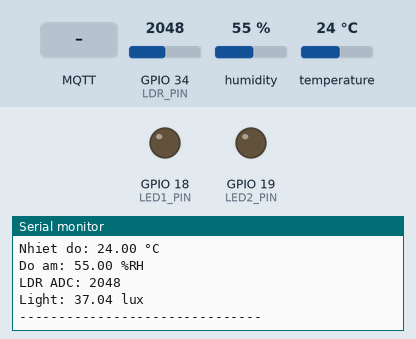
Recording of a sketch running on a simulated ESP32. On the bench: output pins drawn as LEDs (lit = HIGH), the last lines printed to the serial monitor. Inputs (shaded band) come from the test bench; at power-on: GPIO 34 (LDR_PIN) = 2048, humidity 55 %, temperature 24 °C. WiFi joins after 1.5 s; servers stay silent unless stated; no MQTT or app messages arrive unless stated.

Above: at 2.7 s.
2.8 s: MQTT message "LED1" arrives on the first subscribed topic
At 3.9 s:
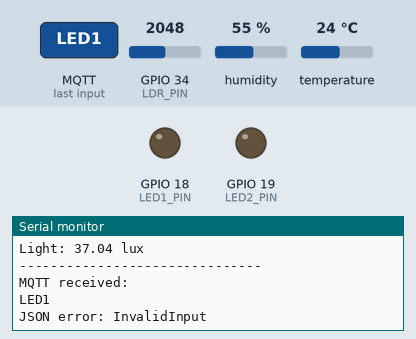
4.3 s: MQTT message "ON" arrives on the first subscribed topic
At 5.1 s:
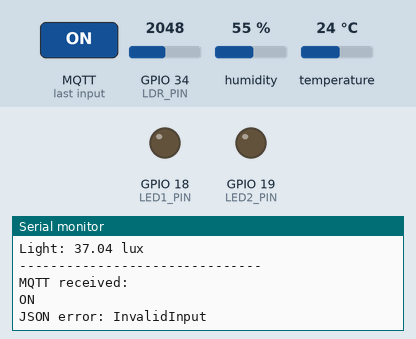
5.8 s: MQTT message "OFF" arrives on the first subscribed topic
At 6.02 s:
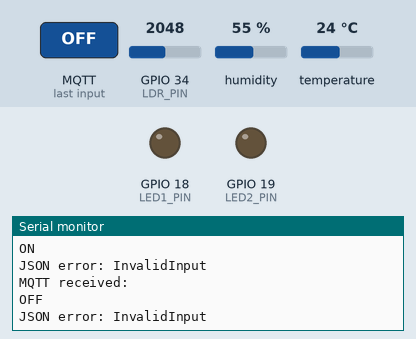

The sketch:

DemoB2.ino
```cpp
#include <WiFi.h>
#include <PubSubClient.h>
#include <ArduinoJson.h>
#include "DHT.h"

// ================= WIFI =================

const char* WIFI_SSID = "Quanh";
const char* WIFI_PASSWORD = "88888888";

// ================= MQTT =================

const char* MQTT_SERVER = "172.30.17.79";
const int MQTT_PORT = 1325;

const char* MQTT_USER = "iot";
const char* MQTT_PASSWORD = "123456";

const char* TOPIC_SENSOR = "iot/sensor/data";
const char* TOPIC_COMMAND = "iot/device/command";
const char* TOPIC_STATUS = "iot/device/status";

WiFiClient espClient;
PubSubClient client(espClient);

// ================= HARDWARE =================

#define DHT_PIN 4
#define DHT_TYPE DHT11

const int LDR_PIN = 34;
const int LED1_PIN = 18;
const int LED2_PIN = 19;

DHT dht(DHT_PIN, DHT_TYPE);

// ================= LDR =================

const int NUM_SAMPLES = 10;

unsigned long lastSensorPublish = 0;
const unsigned long SENSOR_INTERVAL = 2000;

int readLdrAverage() {

  long sum = 0;

  for (int i = 0; i < NUM_SAMPLES; i++) {
    sum += analogRead(LDR_PIN);
    delay(10);
  }

  return sum / NUM_SAMPLES;
}

float adcToLux(int adcVal) {

  adcVal = constrain(adcVal, 0, 4000);

  if (adcVal <= 200) {
    return 200.0;
  }

  if (adcVal <= 650) {
    return 200.0 - (adcVal - 200) * (100.0 / 450.0);
  }

  if (adcVal <= 1900) {
    return 100.0 - (adcVal - 650) * (60.0 / 1250.0);
  }

  if (adcVal <= 3900) {
    return 40.0 - (adcVal - 1900) * (40.0 / 2000.0);
  }

  return 0.0;
}

// ================= WIFI =================

void connectWiFi() {

  Serial.print("Connecting WiFi");

  WiFi.begin(WIFI_SSID, WIFI_PASSWORD);

  while (WiFi.status() != WL_CONNECTED) {

    delay(500);
    Serial.print(".");
  }

  Serial.println();
  Serial.println("WiFi connected!");

  Serial.print("ESP32 IP: ");
  Serial.println(WiFi.localIP());
}

// ================= MQTT =================

void connectMQTT() {

  while (!client.connected()) {

    Serial.print("Connecting MQTT... ");

    if (client.connect("ESP32", MQTT_USER, MQTT_PASSWORD)) {

      Serial.println("connected!");

      client.subscribe(TOPIC_COMMAND);

    } else {

      Serial.println("failed!");

      delay(2000);
    }
  }
}

// ================= MQTT RECEIVE =================

void mqttCallback(char* topic, byte* payload, unsigned int length) {

  String message = "";

  for (int i = 0; i < length; i++) {
    message += (char)payload[i];
  }

  Serial.println();
  Serial.println("MQTT received:");
  Serial.println(message);

  // ================= PARSE JSON =================

  JsonDocument doc;

  DeserializationError error = deserializeJson(doc, message);

  if (error) {

    Serial.print("JSON error: ");
    Serial.println(error.c_str());

    return;
  }

  // ================= READ COMMAND =================

  int requestId = doc["requestId"] | 0;
  String deviceCode = doc["deviceCode"] | "";
  String action = doc["action"] | "";

  // ================= SELECT LED =================

  int ledPin = -1;

  if (deviceCode == "LED1") {

    ledPin = LED1_PIN;

  } else if (deviceCode == "LED2") {

    ledPin = LED2_PIN;

  } else {

    Serial.println("Unknown device!");

    return;
  }

  // ================= CONTROL LED =================

  if (action == "ON") {

    digitalWrite(ledPin, HIGH);

  } else if (action == "OFF") {

    digitalWrite(ledPin, LOW);

  } else {

    Serial.println("Unknown action!");

    return;
  }

  // ================= READ ACTUAL LED STATUS =================

  String actualStatus;

  if (digitalRead(ledPin) == HIGH) {
    actualStatus = "ON";
  } else {
    actualStatus = "OFF";
  }

  Serial.print(deviceCode);
  Serial.print(" - Requested: ");
  Serial.print(action);

  Serial.print(" - Confirmed: ");
  Serial.println(actualStatus);

  // ================= CREATE STATUS JSON =================

  JsonDocument statusDoc;

  statusDoc["requestId"] = requestId;
  statusDoc["deviceCode"] = deviceCode;
  statusDoc["status"] = actualStatus;

  String statusMessage;

  serializeJson(statusDoc, statusMessage);

  // ================= PUBLISH STATUS =================

  client.publish(
    TOPIC_STATUS,
    statusMessage.c_str()
  );

  Serial.print("Status sent: ");
  Serial.println(statusMessage);
}

// ================= SETUP =================

void setup() {

  Serial.begin(115200);

  // ================= DHT11 =================

  dht.begin();

  // ================= LED =================

  pinMode(LED1_PIN, OUTPUT);
  pinMode(LED2_PIN, OUTPUT);

  digitalWrite(LED1_PIN, LOW);
  digitalWrite(LED2_PIN, LOW);

  // ================= LDR =================

  pinMode(LDR_PIN, INPUT);

  // ================= WIFI =================

  connectWiFi();

  // ================= MQTT =================

  client.setServer(MQTT_SERVER, MQTT_PORT);
  client.setCallback(mqttCallback);

  connectMQTT();

  Serial.println();
  Serial.println("==============================");
  Serial.println("       DEMO B READY");
  Serial.println("==============================");
}

// ================= LOOP =================

void loop() {

  // ================= CHECK MQTT =================

  if (!client.connected()) {
    connectMQTT();
  }

  client.loop();

  // ================= SENSOR TIMER =================

  unsigned long currentMillis = millis();

  if (currentMillis - lastSensorPublish >= SENSOR_INTERVAL) {

    lastSensorPublish = currentMillis;

    // ================= READ SENSOR =================

    float temp = dht.readTemperature();
    float hum = dht.readHumidity();

    int adcVal = readLdrAverage();
    float lux = adcToLux(adcVal);

    // ================= DHT11 =================

    if (isnan(temp) || isnan(hum)) {

      Serial.println("DHT11: READ ERROR");

    } else {

      Serial.print("Nhiet do: ");
      Serial.print(temp);
      Serial.println(" °C");

      Serial.print("Do am: ");
      Serial.print(hum);
      Serial.println(" %RH");

      // ================= PUBLISH TEMPERATURE =================

      JsonDocument tempDoc;

      tempDoc["sensorCode"] = "DHT11_TEMP";
      tempDoc["value"] = temp;

      String tempData;

      serializeJson(tempDoc, tempData);

      client.publish(
        TOPIC_SENSOR,
        tempData.c_str()
      );

      // ================= PUBLISH HUMIDITY =================

      JsonDocument humDoc;

      humDoc["sensorCode"] = "DHT11_HUM";
      humDoc["value"] = hum;

      String humData;

      serializeJson(humDoc, humData);

      client.publish(
        TOPIC_SENSOR,
        humData.c_str()
      );
    }

    // ================= LDR =================

    Serial.print("LDR ADC: ");
    Serial.println(adcVal);

    Serial.print("Light: ");
    Serial.print(lux);
    Serial.println(" lux");

    // ================= PUBLISH LIGHT =================

    JsonDocument lightDoc;

    lightDoc["sensorCode"] = "LDR_LIGHT";
    lightDoc["value"] = lux;

    String lightData;

    serializeJson(lightDoc, lightData);

    client.publish(
      TOPIC_SENSOR,
      lightData.c_str()
    );

    Serial.println("-------------------------------");
  }
}
```

Measured:
- after the input at 2.8 s, the serial monitor: prints a new line at once (image 1)
- after the input at 4.3 s, the serial monitor: prints a new line at once (image 2)
- after the input at 5.8 s, the serial monitor: prints a new line at once (image 3)
